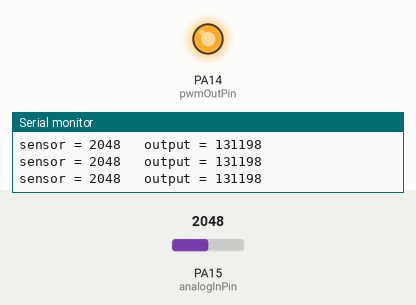
This sketch was run on a simulated STM32 Blue Pill. On the bench: output pins drawn as LEDs (lit = HIGH), the last lines printed to the serial monitor. The test bench sets the inputs (shaded band); at power-on: PA15 (analogInPin) = 2048.

Above: at 1.2 s.
1.3 s: PA15 (analogInPin) set to 491
At 2.0 s:
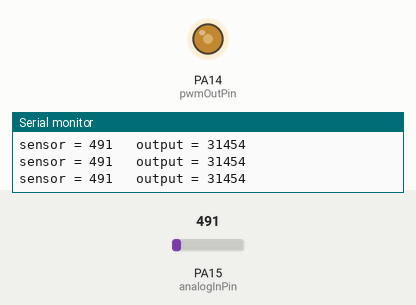
2.9 s: PA15 (analogInPin) set to 0
At 3.4 s:
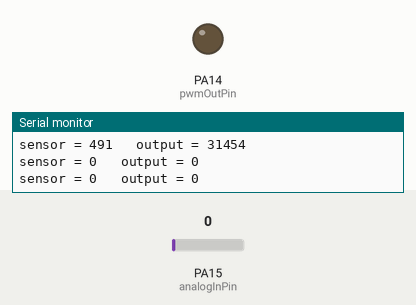
4.5 s: PA15 (analogInPin) set to 1228
At 5.8 s:
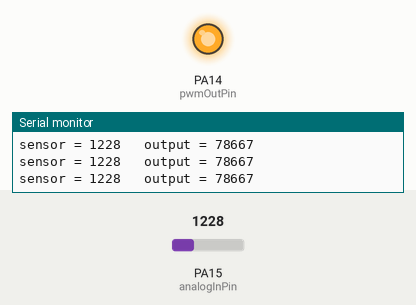
Timing chart, 0 to 7.5 s (numbered marks = the images above; inputs shaded):
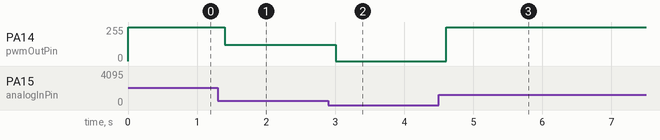

Measured:
- after the input at 1.3 s, PA14 (pwmOutPin): 255/255 → 122/255 after 0.10 s
- after the input at 2.9 s, PA14 (pwmOutPin): 122/255 → 0/255 after 0.10 s
- after the input at 4.5 s, PA14 (pwmOutPin): 0/255 → 255/255 after 0.11 s

The sketch:

AnalogInOutSerial.ino
```cpp
/*
模拟输入、输出以及串口输出
*/

const int analogInPin = 15; // 模拟输入引脚

const int pwmOutPin = 14;    //led连接到pwm输出引脚

int sensorValue = 0;        // 从引脚读到的值
int outputValue = 0;        //输出到pwm脚的值

void setup() {
    // 设置引脚为模拟输入模式
    pinMode(analogInPin, INPUT_ANALOG);
    // 设置led脚输出pwm模式
    pinMode(pwmOutPin, PWM);
	  Serial.begin(9600);
}

void loop() {
    //读取模拟输入数值
    sensorValue = analogRead(analogInPin);
    // 使用map函数把输入的数值进行范围上扩大
    outputValue = map(sensorValue, 0, 1023, 0, 65535);
    // 改变模拟输出数值
    pwmWrite(pwmOutPin, outputValue);

    // 在串口打印显示输入输出的数值
    Serial.print("sensor = " );
    Serial.print(sensorValue);
    Serial.print("\t output = ");
    Serial.println(outputValue);
    delay(200);
}
```
